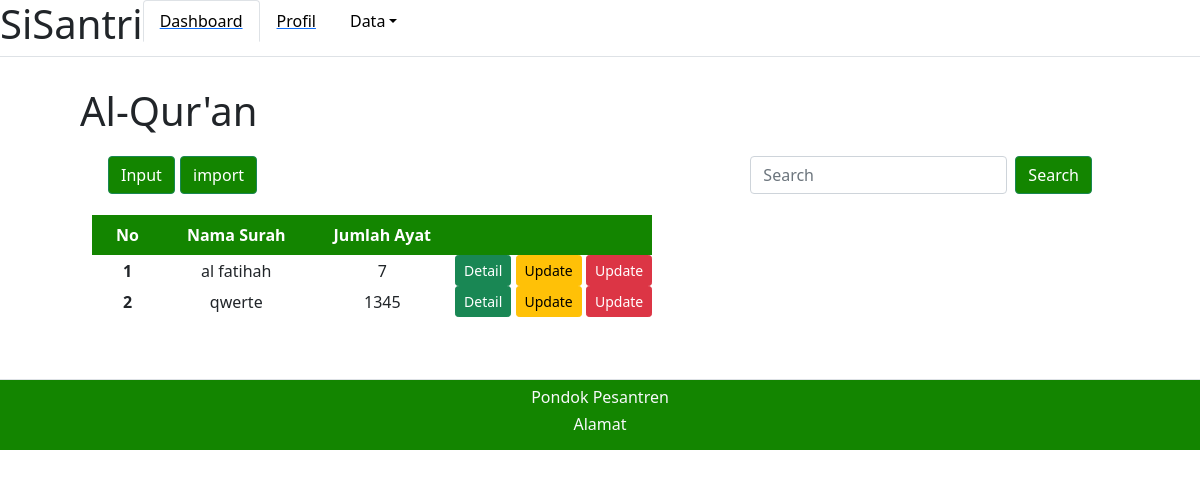
The page /adminpondok/quran/ on the database its author committed.
### adminpondok/models.py (models this page shows)
class Alquran(models.Model):
    surah = models.CharField(default='', max_length=12)
    ayat = models.IntegerField(default=0)

### adminpondok/views.py (the view)
# urls.py: path('quran/', views.alquran),
def alquran(req):
    if req.POST:
        models.Alquran.objects.create(
            surah=req.POST['surah'],
            ayat=req.POST['ayat'],
            )
        return redirect('/adminpondok/quran')
    quran = models.Alquran.objects.all()
    return render(req, 'adminpondok/quran.html', {
        'data' : quran,
    })

### adminpondok/templates/adminpondok/quran.html (shortened to what this page needs)
{% extends "adminpondok/base.html" %}
{% block content %}
<h1>Al-Qur'an</h1>
<nav class="navbar navbar-light bg-white">
    <div class="container-fluid">
        <a class="navbar-brand">
            <button type="button" class="btn btn-success" data-bs-toggle="modal" data-bs-target="#staticBackdrop"
                style="background-color: #138500; display: inline-block;">
                Input
            </button>
            <button type="button" class="btn btn-success" style="background-color: #138500;">
                import
            </button>
        </a>
        <form class="d-flex">
            <input class="form-control me-2" type="search" placeholder="Search" aria-label="Search">
            <button class="btn btn-success" style="background-color:#138500 ;" type="submit">Search</button>
        </form>
    </div>
</nav>
</div>
<div class="min-h-screen bg-white py-2">
    <div class="container-fluid">
        <table class=' bg-white divide-y divide-gray-300' style="border: green;">
            <thead class="" style="background-color: #138500; color: #FFFFFF;">
                <tr>
                    <th class="font-semibold text-sm uppercase px-4 py-2 text-center"> No </th>
                    <th class="font-semibold text-sm-capitalize uppercase px-4 py-2 text-center text-capitalize"> Nama Surah </th>
                    <th class="font-semibold text-sm uppercase px-4 py-2 text-center"> Jumlah Ayat </th>
                    <th class="font-semibold text-sm uppercase px-4 py-2 text-center">  </th>
                </tr>
            </thead>
            {% for d in data %}
            <tbody class="divide-y divide-gray-200">
                <tr>
                    <th scope="row" class="text-center">{{ forloop.counter }}</th>
                    <td class="text-center">{{d.surah}}</td>
                    <td class="text-center">{{d.ayat}}</td>
                    <td>
                        <a class="btn btn-sm btn-success" href="/{{d.id}}/detail">Detail</a>
                        <a class="btn btn-sm btn-warning" href="/{{d.id}}/update">Update</a>
                        <a class="btn btn-sm btn-danger" href="quran/{{d.id}}/delete">Update</a>
                    </td>
                </tr>
            </tbody>
            {% endfor %}
        </table>
    </div>
</div>
{% endblock %}

### static/css/style.css (style rules this page uses)
* { margin: 0; padding: 0; box-sizing: border-box; }

### rows shown on the page
Alquran: surah "al fatihah", ayat "7"
Alquran: surah "qwerte", ayat "1345"
